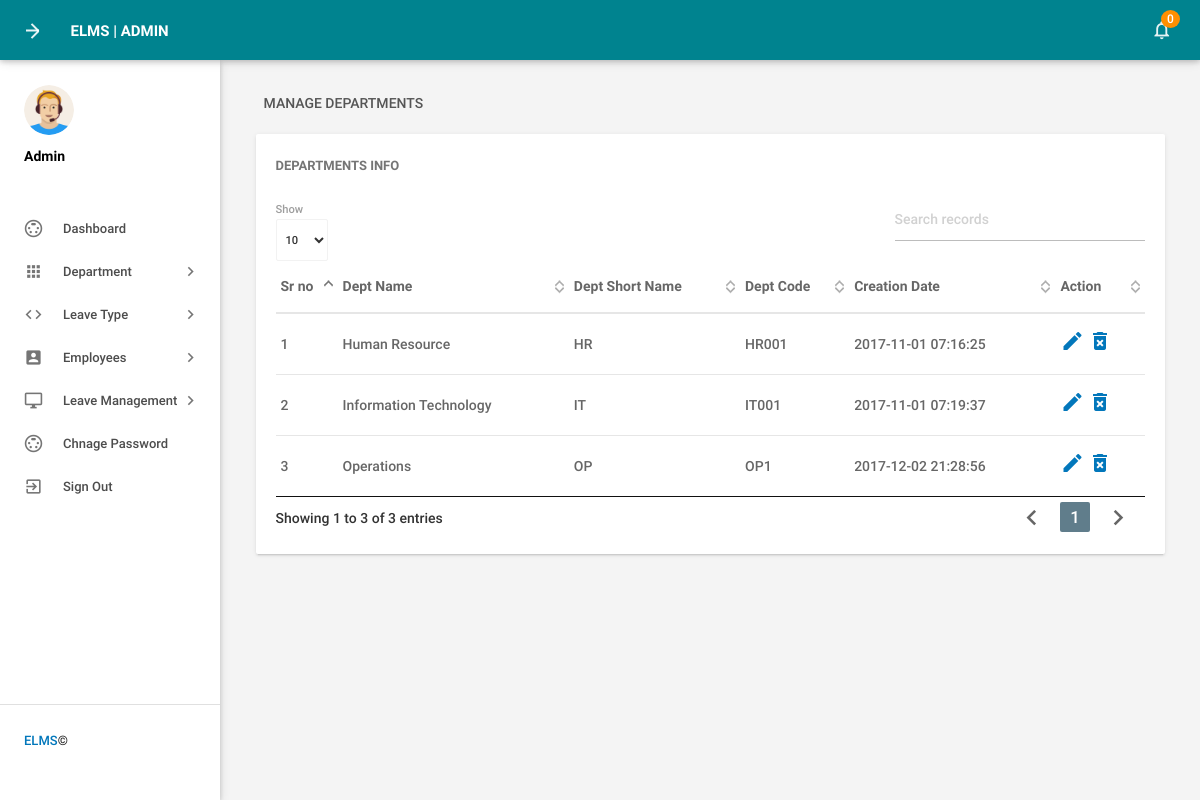
Screenshot of /admin/managedepartments.php (signed in) with the database file from the repository.
### tables this page shows
CREATE TABLE `tbldepartments` (
  `id` int(11) NOT NULL,
  `DepartmentName` varchar(150) DEFAULT NULL,
  `DepartmentShortName` varchar(100) NOT NULL,
  `DepartmentCode` varchar(50) DEFAULT NULL,
  `CreationDate` timestamp NULL DEFAULT current_timestamp()
);

### admin/managedepartments.php (the view, shortened to what this page needs)
<?php
include('includes/config.php');
if(strlen($_SESSION['alogin'])==0)
    {
header('location:index.php');
}
else{
    ?>
<!DOCTYPE html>
<html lang="en">
    <head>
        <link type="text/css" rel="stylesheet" href="../assets/plugins/materialize/css/materialize.min.css"/>
        <link href="../assets/plugins/material-preloader/css/materialPreloader.min.css" rel="stylesheet">
        <link href="../assets/plugins/datatables/css/jquery.dataTables.min.css" rel="stylesheet">
        <link href="../assets/css/alpha.min.css" rel="stylesheet" type="text/css"/>
        <link href="../assets/css/custom.css" rel="stylesheet" type="text/css"/>
    </head>
    <body>
       <?php include('includes/header.php');?>
       <?php include('includes/sidebar.php');?>
            <main class="mn-inner">
                <div class="row">
                    <div class="col s12">
                        <div class="page-title">Manage Departments</div>
                    </div>
                    <div class="col s12 m12 l12">
                        <div class="card">
                            <div class="card-content">
                                <span class="card-title">Departments Info</span>
                                <table id="example" class="display responsive-table ">
                                    <thead>
                                        <tr>
                                            <th>Sr no</th>
                                            <th>Dept Name</th>
                                            <th>Dept Short Name</th>
                                            <th>Dept Code</th>
                                            <th>Creation Date</th>
                                            <th>Action</th>
                                        </tr>
                                    </thead>
                                    <tbody>
<?php $sql = "SELECT * from tbldepartments";
$query = $dbh -> prepare($sql);
$query->execute();
$results=$query->fetchAll(PDO::FETCH_OBJ);
$cnt=1;
if($query->rowCount() > 0)
{
foreach($results as $result)
{               ?>
                                        <tr>
                                            <td> <?php echo htmlentities($cnt);?></td>
                                            <td><?php echo htmlentities($result->DepartmentName);?></td>
                                            <td><?php echo htmlentities($result->DepartmentShortName);?></td>
                                            <td><?php echo htmlentities($result->DepartmentCode);?></td>
                                            <td><?php echo htmlentities($result->CreationDate);?></td>
                                            <td><a href="editdepartment.php?deptid=<?php echo htmlentities($result->id);?>"><i class="material-icons">mode_edit</i></a><a href="managedepartments.php?del=<?php echo htmlentities($result->id);?>" onclick="return confirm('Do you want to delete');"> <i class="material-icons">delete_forever</i></a></td>
                                        </tr>
                                         <?php $cnt++;} }?>
                                    </tbody>
                                </table>
                            </div>
                        </div>
                    </div>
                </div>
            </main>
        </div>
        <div class="left-sidebar-hover"></div>
    </body>
</html>
<?php } ?>

### rows the page displays
tbldepartments: DepartmentName "Human Resource", DepartmentShortName "HR", DepartmentCode "HR001", CreationDate "2017-11-01 07:16:25"
tbldepartments: DepartmentName "Information Technology", DepartmentShortName "IT", DepartmentCode "IT001", CreationDate "2017-11-01 07:19:37"
tbldepartments: DepartmentName "Operations", DepartmentShortName "OP", DepartmentCode "OP1", CreationDate "2017-12-02 21:28:56"

### other values shown
$unreadcount "0"
